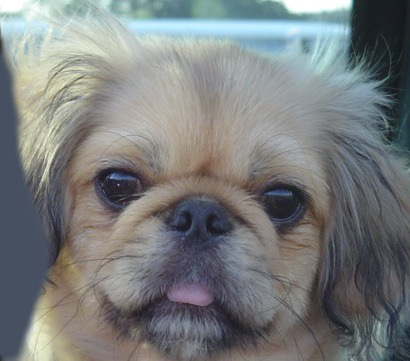
#> input picture 1. Image histogram/image1.jpeg, 410 x 361 px
$ python lab1.py
#> lines starting #> are read from the running program, lines starting #| are printed output that depends on the picture
import cv2
import matplotlib.pyplot as plt
import numpy as np
# Read image
image1 = cv2.imread("image1.jpeg")
#> image1 is the input picture: shape (361, 410, 3); mean B, G, R 125, 124.5, 121.2
image2 = cv2.imread("image2.jpeg")
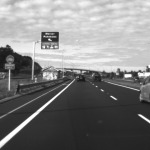
#> input picture 1. Image histogram/image2.jpeg, 150 x 150 px
#> image2 is the input picture: shape (150, 150, 3); min 15, max 255, mean 127.3
# Plot Histogram
image1_hist = cv2.calcHist([image1], [0], None, [256], [0, 256])
#> image1_hist = 256 values, max 7293 at index 97, min 0 at index 0, mean 578.2
image2_hist = cv2.calcHist([image2], [0], None, [256], [0, 256])
#> image2_hist = 256 values, max 635 at index 39, min 0 at index 0, mean 87.89

cv2.imshow("First Image", image1)
plt.plot(image1_hist)
plt.show()
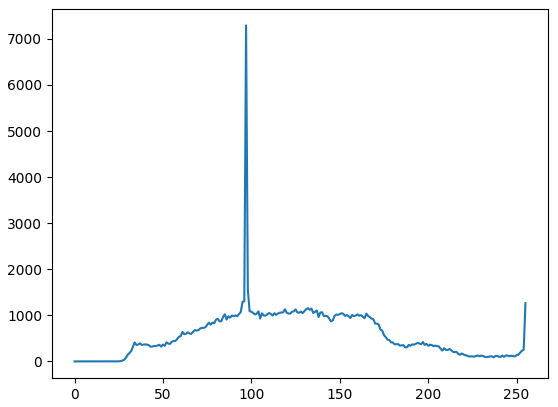
#> figure drawn by matplotlib, 1 panel; curve peaks at x = 97, y = 7293
cv2.imshow("Second Image", image2)
plt.plot(image2_hist)
plt.show()
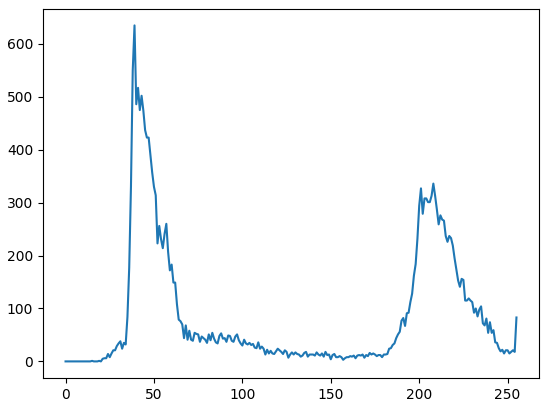
#> figure drawn by matplotlib, 1 panel; curve peaks at x = 39, y = 635
cv2.waitKey(0)
